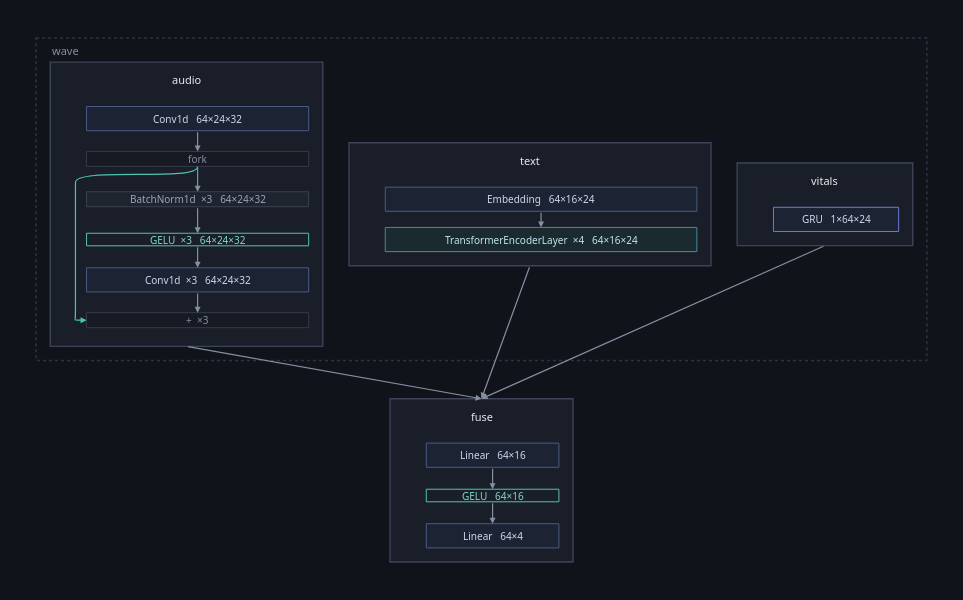

The code cell stored with this chart in its notebook:
### Code cell
opened.figure(inside=architecture(opened, ONE))

### Figure 1 — Plotly figure (JSON) as saved in the notebook; plotly's stock layout.template omitted (floating-point values rounded to 4 significant figures)
{"data": [{"hoverinfo": "text", "hovertext": ["<b>audio</b><br>class: Audio<br>device: cpu", "<b>text</b><br>class: Text<br>device: cpu", "<b>vitals</b><br>class: Vitals<br>device: cpu", "<b>fuse</b><br>class: Fuse<br>device: cpu"], "marker": {"opacity": 0, "size": 1}, "mode": "markers", "showlegend": false, "type": "scatter", "x": [149.2, 490.0, 782.7, 441.9], "y": [165.0, 165.0, 165.0, 439.0]}], "layout": {"annotations": [{"align": "left", "font": {"color": "#868ea3", "family": "system-ui, -apple-system, Segoe UI, Roboto, sans-serif", "size": 11}, "showarrow": false, "text": "wave", "x": 14.0, "xanchor": "left", "y": 12.0, "yanchor": "middle"}, {"align": "center", "font": {"color": "#e7e9ef", "family": "system-ui, -apple-system, Segoe UI, Roboto, sans-serif", "size": 11}, "showarrow": false, "text": "audio", "x": 149.2, "xanchor": "center", "y": 41.5, "yanchor": "middle"}, {"align": "center", "font": {"color": "#cfd8ee", "family": "system-ui, -apple-system, Segoe UI, Roboto, sans-serif", "size": 10}, "showarrow": false, "text": "Conv1d   64×24×32", "x": 160.2, "xanchor": "center", "y": 80.0, "yanchor": "middle"}, {"align": "center", "font": {"color": "#868ea3", "family": "system-ui, -apple-system, Segoe UI, Roboto, sans-serif", "size": 10}, "showarrow": false, "text": "fork", "x": 160.2, "xanchor": "center", "y": 120.0, "yanchor": "middle"}, {"align": "center", "font": {"color": "#9aa3b8", "family": "system-ui, -apple-system, Segoe UI, Roboto, sans-serif", "size": 10}, "showarrow": false, "text": "BatchNorm1d  ×3   64×24×32", "x": 160.2, "xanchor": "center", "y": 160.0, "yanchor": "middle"}, {"align": "center", "font": {"color": "#7fd8c9", "family": "system-ui, -apple-system, Segoe UI, Roboto, sans-serif", "size": 10}, "showarrow": false, "text": "GELU  ×3   64×24×32", "x": 160.2, "xanchor": "center", "y": 200.0, "yanchor": "middle"}, {"align": "center", "font": {"color": "#cfd8ee", "family": "system-ui, -apple-system, Segoe UI, Roboto, sans-serif", "size": 10}, "showarrow": false, "text": "Conv1d  ×3   64×24×32", "x": 160.2, "xanchor": "center", "y": 240.0, "yanchor": "middle"}, {"align": "center", "font": {"color": "#868ea3", "family": "system-ui, -apple-system, Segoe UI, Roboto, sans-serif", "size": 10}, "showarrow": false, "text": "+  ×3", "x": 160.2, "xanchor": "center", "y": 280.0, "yanchor": "middle"}, {"align": "center", "font": {"color": "#e7e9ef", "family": "system-ui, -apple-system, Segoe UI, Roboto, sans-serif", "size": 11}, "showarrow": false, "text": "text", "x": 490.0, "xanchor": "center", "y": 121.5, "yanchor": "middle"}, {"align": "center", "font": {"color": "#cfd8ee", "family": "system-ui, -apple-system, Segoe UI, Roboto, sans-serif", "size": 10}, "showarrow": false, "text": "Embedding   64×16×24", "x": 501.0, "xanchor": "center", "y": 160.0, "yanchor": "middle"}, {"align": "center", "font": {"color": "#bfe6ee", "family": "system-ui, -apple-system, Segoe UI, Roboto, sans-serif", "size": 10}, "showarrow": false, "text": "TransformerEncoderLayer  ×4   64×16×24", "x": 501.0, "xanchor": "center", "y": 200.0, "yanchor": "middle"}, {"align": "center", "font": {"color": "#e7e9ef", "family": "system-ui, -apple-system, Segoe UI, Roboto, sans-serif", "size": 11}, "showarrow": false, "text": "vitals", "x": 782.7, "xanchor": "center", "y": 141.5, "yanchor": "middle"}, {"align": "center", "font": {"color": "#cfd8ee", "family": "system-ui, -apple-system, Segoe UI, Roboto, sans-serif", "size": 10}, "showarrow": false, "text": "GRU   1×64×24", "x": 793.7, "xanchor": "center", "y": 180.0, "yanchor": "middle"}, {"align": "center", "font": {"color": "#e7e9ef", "family": "system-ui, -apple-system, Segoe UI, Roboto, sans-serif", "size": 11}, "showarrow": false, "text": "fuse", "x": 441.9, "xanchor": "center", "y": 375.5, "yanchor": "middle"}, {"align": "center", "font": {"color": "#cfd8ee", "family": "system-ui, -apple-system, Segoe UI, Roboto, sans-serif", "size": 10}, "showarrow": false, "text": "Linear   64×16", "x": 452.9, "xanchor": "center", "y": 414.0, "yanchor": "middle"}, {"align": "center", "font": {"color": "#7fd8c9", "family": "system-ui, -apple-system, Segoe UI, Roboto, sans-serif", "size": 10}, "showarrow": false, "text": "GELU   64×16", "x": 452.9, "xanchor": "center", "y": 454.0, "yanchor": "middle"}, {"align": "center", "font": {"color": "#cfd8ee", "family": "system-ui, -apple-system, Segoe UI, Roboto, sans-serif", "size": 10}, "showarrow": false, "text": "Linear   64×4", "x": 452.9, "xanchor": "center", "y": 494.0, "yanchor": "middle"}, {"arrowcolor": "#868ea3", "arrowhead": 2, "arrowsize": 1, "arrowwidth": 1.2, "ax": 160.2, "axref": "x", "ay": 127.4, "ayref": "y", "showarrow": true, "text": "", "x": 160.2, "xref": "x", "y": 152.6, "yref": "y"}, {"arrowcolor": "#868ea3", "arrowhead": 2, "arrowsize": 1, "arrowwidth": 1.2, "ax": 160.2, "axref": "x", "ay": 167.4, "ayref": "y", "showarrow": true, "text": "", "x": 160.2, "xref": "x", "y": 193.8, "yref": "y"}, {"arrowcolor": "#868ea3", "arrowhead": 2, "arrowsize": 1, "arrowwidth": 1.2, "ax": 160.2, "axref": "x", "ay": 206.2, "ayref": "y", "showarrow": true, "text": "", "x": 160.2, "xref": "x", "y": 228.0, "yref": "y"}, {"arrowcolor": "#4fc3b0", "arrowhead": 2, "arrowsize": 1, "arrowwidth": 1.2, "ax": 38.0, "axref": "x", "ay": 280.0, "ayref": "y", "showarrow": true, "text": "", "x": 50.0, "xref": "x", "y": 280.0, "yref": "y"}, {"arrowcolor": "#868ea3", "arrowhead": 2, "arrowsize": 1, "arrowwidth": 1.2, "ax": 160.2, "axref": "x", "ay": 252.0, "ayref": "y", "showarrow": true, "text": "", "x": 160.2, "xref": "x", "y": 272.6, "yref": "y"}, {"arrowcolor": "#868ea3", "arrowhead": 2, "arrowsize": 1, "arrowwidth": 1.2, "ax": 160.2, "axref": "x", "ay": 92.0, "ayref": "y", "showarrow": true, "text": "", "x": 160.2, "xref": "x", "y": 112.6, "yref": "y"}, {"arrowcolor": "#868ea3", "arrowhead": 2, "arrowsize": 1, "arrowwidth": 1.2, "ax": 501.0, "axref": "x", "ay": 172.0, "ayref": "y", "showarrow": true, "text": "", "x": 501.0, "xref": "x", "y": 188.0, "yref": "y"}, {"arrowcolor": "#868ea3", "arrowhead": 2, "arrowsize": 1, "arrowwidth": 1.2, "ax": 452.9, "axref": "x", "ay": 426.0, "ayref": "y", "showarrow": true, "text": "", "x": 452.9, "xref": "x", "y": 447.8, "yref": "y"}, {"arrowcolor": "#868ea3", "arrowhead": 2, "arrowsize": 1, "arrowwidth": 1.2, "ax": 452.9, "axref": "x", "ay": 460.2, "ayref": "y", "showarrow": true, "text": "", "x": 452.9, "xref": "x", "y": 482.0, "yref": "y"}, {"arrowcolor": "#868ea3", "arrowhead": 2, "arrowsize": 1, "arrowwidth": 1.2, "ax": 149.2, "axref": "x", "ay": 306.0, "ayref": "y", "showarrow": true, "text": "", "x": 441.9, "xref": "x", "y": 358.0, "yref": "y"}, {"arrowcolor": "#868ea3", "arrowhead": 2, "arrowsize": 1, "arrowwidth": 1.2, "ax": 490.0, "axref": "x", "ay": 226.0, "ayref": "y", "showarrow": true, "text": "", "x": 441.9, "xref": "x", "y": 358.0, "yref": "y"}, {"arrowcolor": "#868ea3", "arrowhead": 2, "arrowsize": 1, "arrowwidth": 1.2, "ax": 782.7, "axref": "x", "ay": 206.0, "ayref": "y", "showarrow": true, "text": "", "x": 441.9, "xref": "x", "y": 358.0, "yref": "y"}], "font": {"color": "#e7e9ef", "family": "system-ui, -apple-system, Segoe UI, Roboto, sans-serif", "size": 12}, "height": 600.0, "hoverlabel": {"align": "left", "bgcolor": "#1a1e28", "bordercolor": "#2c3242", "font": {"color": "#e7e9ef", "family": "system-ui, -apple-system, Segoe UI, Roboto, sans-serif"}}, "legend": {"bgcolor": "rgba(0,0,0,0)", "font": {"color": "#868ea3"}, "orientation": "h", "x": 1, "xanchor": "right", "y": 1.02, "yanchor": "bottom"}, "margin": {"b": 16, "l": 16, "r": 16, "t": 16}, "paper_bgcolor": "#101319", "plot_bgcolor": "#101319", "shapes": [{"fillcolor": "rgba(0,0,0,0)", "layer": "below", "line": {"color": "#2c3242", "dash": "dot", "width": 1.6}, "type": "rect", "x0": 0.0, "x1": 883.8, "y0": 0.0, "y1": 320.0}, {"fillcolor": "#1a1e28", "layer": "below", "line": {"color": "#3d4459", "width": 1.4}, "type": "rect", "x0": 14.0, "x1": 284.4, "y0": 24.0, "y1": 306.0}, {"fillcolor": "#1c2333", "layer": "below", "line": {"color": "#4a5a86", "width": 1.0}, "type": "rect", "x0": 50.0, "x1": 270.4, "y0": 68.0, "y1": 92.0}, {"fillcolor": "#171a22", "layer": "below", "line": {"color": "#333a4b", "width": 1.0}, "type": "rect", "x0": 50.0, "x1": 270.4, "y0": 112.6, "y1": 127.4}, {"fillcolor": "#20242e", "layer": "below", "line": {"color": "#3a4152", "width": 1.0}, "type": "rect", "x0": 50.0, "x1": 270.4, "y0": 152.6, "y1": 167.4}, {"fillcolor": "rgba(0,0,0,0)", "layer": "below", "line": {"color": "#4fc3b0", "width": 1.0}, "type": "rect", "x0": 50.0, "x1": 270.4, "y0": 193.8, "y1": 206.2}, {"fillcolor": "#1c2333", "layer": "below", "line": {"color": "#4a5a86", "width": 1.0}, "type": "rect", "x0": 50.0, "x1": 270.4, "y0": 228.0, "y1": 252.0}, {"fillcolor": "#171a22", "layer": "below", "line": {"color": "#333a4b", "width": 1.0}, "type": "rect", "x0": 50.0, "x1": 270.4, "y0": 272.6, "y1": 287.4}, {"fillcolor": "#1a1e28", "layer": "below", "line": {"color": "#3d4459", "width": 1.4}, "type": "rect", "x0": 310.4, "x1": 669.6, "y0": 104.0, "y1": 226.0}, {"fillcolor": "#1c2333", "layer": "below", "line": {"color": "#4a5a86", "width": 1.0}, "type": "rect", "x0": 346.4, "x1": 655.6, "y0": 148.0, "y1": 172.0}, {"fillcolor": "#1b2a2f", "layer": "below", "line": {"color": "#3f8f9d", "width": 1.0}, "type": "rect", "x0": 346.4, "x1": 655.6, "y0": 188.0, "y1": 212.0}, {"fillcolor": "#1a1e28", "layer": "below", "line": {"color": "#3d4459", "width": 1.4}, "type": "rect", "x0": 695.6, "x1": 869.8, "y0": 124.0, "y1": 206.0}, {"fillcolor": "#1c2333", "layer": "below", "line": {"color": "#6f7bd1", "width": 1.0}, "type": "rect", "x0": 731.6, "x1": 855.8, "y0": 168.0, "y1": 192.0}, {"fillcolor": "#1a1e28", "layer": "below", "line": {"color": "#3d4459", "width": 1.4}, "type": "rect", "x0": 351.1, "x1": 532.7, "y0": 358.0, "y1": 520.0}, {"fillcolor": "#1c2333", "layer": "below", "line": {"color": "#4a5a86", "width": 1.0}, "type": "rect", "x0": 387.1, "x1": 518.7, "y0": 402.0, "y1": 426.0}, {"fillcolor": "rgba(0,0,0,0)", "layer": "below", "line": {"color": "#4fc3b0", "width": 1.0}, "type": "rect", "x0": 387.1, "x1": 518.7, "y0": 447.8, "y1": 460.2}, {"fillcolor": "#1c2333", "layer": "below", "line": {"color": "#4a5a86", "width": 1.0}, "type": "rect", "x0": 387.1, "x1": 518.7, "y0": 482.0, "y1": 506.0}, {"layer": "below", "line": {"color": "#4fc3b0", "width": 1.2}, "path": "M 160.2,127.44 C 160.2,143.44 39.0,127.44 39.0,143.44 L 39.0,264.0 C 39.0,280.0 39.0,280.0 38.0,280.0", "type": "path", "xref": "x", "yref": "y"}], "width": 963.8, "xaxis": {"range": [-20, 903.8], "visible": false}, "yaxis": {"range": [540.0, -20], "scaleanchor": "x", "visible": false}}}
